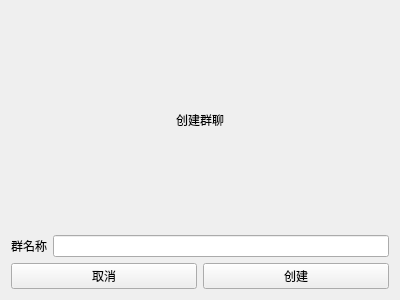
<?xml version="1.0" encoding="UTF-8"?>
<ui version="4.0">
 <class>CreateGroup</class>
 <widget class="QWidget" name="CreateGroup">
  <property name="geometry">
   <rect>
    <x>0</x>
    <y>0</y>
    <width>400</width>
    <height>300</height>
   </rect>
  </property>
  <property name="windowTitle">
   <string>Form</string>
  </property>
  <layout class="QVBoxLayout" name="verticalLayout">
   <item>
    <widget class="QLabel" name="label">
     <property name="text">
      <string>&lt;html&gt;&lt;head/&gt;&lt;body&gt;&lt;p align=&quot;center&quot;&gt;创建群聊&lt;/p&gt;&lt;/body&gt;&lt;/html&gt;</string>
     </property>
    </widget>
   </item>
   <item>
    <layout class="QHBoxLayout" name="horizontalLayout">
     <item>
      <widget class="QLabel" name="label_2">
       <property name="text">
        <string>&lt;html&gt;&lt;head/&gt;&lt;body&gt;&lt;p align=&quot;center&quot;&gt;群名称&lt;/p&gt;&lt;/body&gt;&lt;/html&gt;</string>
       </property>
      </widget>
     </item>
     <item>
      <widget class="QLineEdit" name="lineEdit"/>
     </item>
    </layout>
   </item>
   <item>
    <layout class="QHBoxLayout" name="horizontalLayout_2">
     <item>
      <widget class="QPushButton" name="cancelButton">
       <property name="text">
        <string>取消</string>
       </property>
      </widget>
     </item>
     <item>
      <widget class="QPushButton" name="createButton">
       <property name="text">
        <string>创建</string>
       </property>
      </widget>
     </item>
    </layout>
   </item>
  </layout>
 </widget>
 <resources/>
 <connections/>
</ui>
